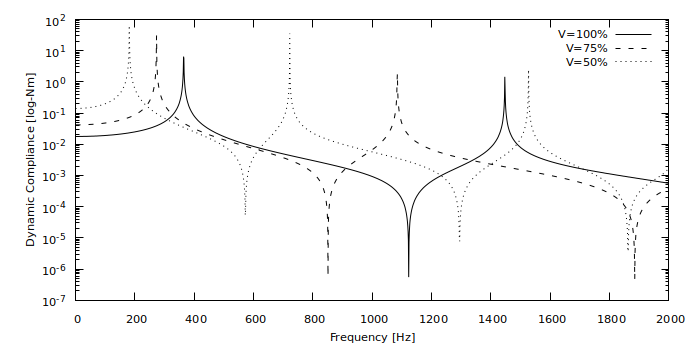

Source code (gnuplot):


set tics font ",8.5"
set key font ",8.5"
	set xlabel font ",8.5"
set ylabel font ",8.5"

set xlabel "angels" offset 0,0.6
set ylabel "angels" offset 1.2,0

set logscale y
set xlabel "Frequency [Hz]"
set ylabel "Dynamic Compliance [log-Nm]"
set format y "10^{%T}"

set style line 1 lt 2 lc rgb "black" lw 1 dashtype 1
set style line 2 lt 2 lc rgb "black" lw 1 dashtype 2 
set style line 3 lt 2 lc rgb "black" lw 1 dashtype 3
set style line 4 lt 2 lc rgb "black" lw 1 dashtype 4

plot 'f_zdinflexnd_10.txt' with lines title "V=100%" ls 1, 'f_zdinflexnd_075.txt' with lines title "V=75%" ls 2, 'f_zdinflexnd_05.txt' with lines title "V=50%" ls 3
 
set term pngcairo size 700,350
#set term pngcairo size 800,400
set termoption dashed
set output "Fig5.png"
replot
set term x11	 
